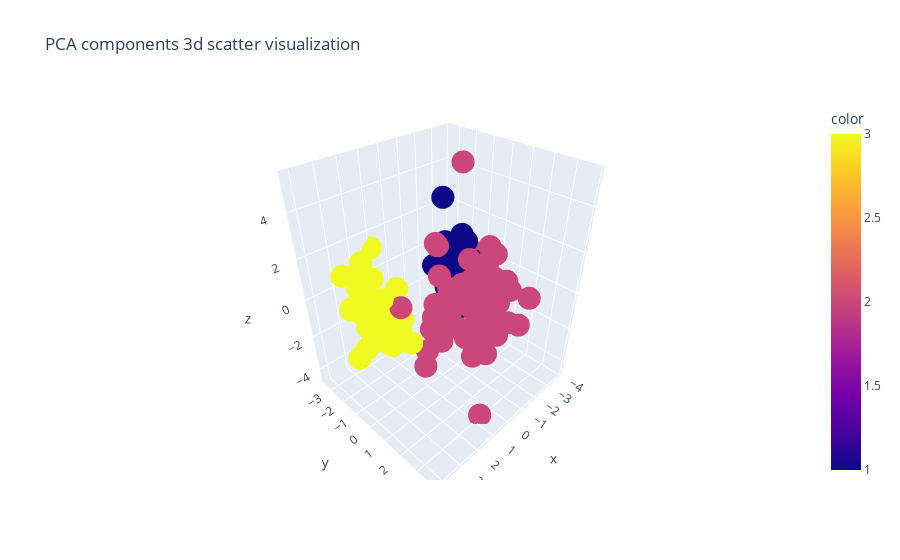

Notebook source saved alongside this figure:
### Code cell
#Visualzing the results of the pca
x = X_train_pca[:,0]
y = X_train_pca[:,1]
z = X_train_pca[:,2]
px.scatter_3d(x = x,y = y,z = z, color=y_train , title= "PCA components 3d scatter visualization")

### Figure 1 — Plotly figure (JSON) as saved in the notebook; plotly's stock layout.template omitted (floating-point values rounded to 4 significant figures; data arrays with more than 128 entries replaced by an {"elided": "..."} marker saying what was removed)
{"data": [{"hovertemplate": "x=%{x}<br>y=%{y}<br>z=%{z}<br>color=%{marker.color}<extra></extra>", "legendgroup": "", "marker": {"color": {"elided": "142 int values"}, "coloraxis": "coloraxis", "symbol": "circle"}, "mode": "markers", "name": "", "scene": "scene", "showlegend": false, "type": "scatter3d", "x": {"elided": "142 float values"}, "y": {"elided": "142 float values"}, "z": {"elided": "142 float values"}}], "layout": {"coloraxis": {"colorbar": {"title": {"text": "color"}}, "colorscale": [[0, "#0d0887"], [0.1111, "#46039f"], [0.2222, "#7201a8"], [0.3333, "#9c179e"], [0.4444, "#bd3786"], [0.5556, "#d8576b"], [0.6667, "#ed7953"], [0.7778, "#fb9f3a"], [0.8889, "#fdca26"], [1, "#f0f921"]]}, "legend": {"tracegroupgap": 0}, "scene": {"domain": {"x": [0, 1], "y": [0, 1]}, "xaxis": {"title": {"text": "x"}}, "yaxis": {"title": {"text": "y"}}, "zaxis": {"title": {"text": "z"}}}, "title": {"text": "PCA components 3d scatter visualization"}}}
